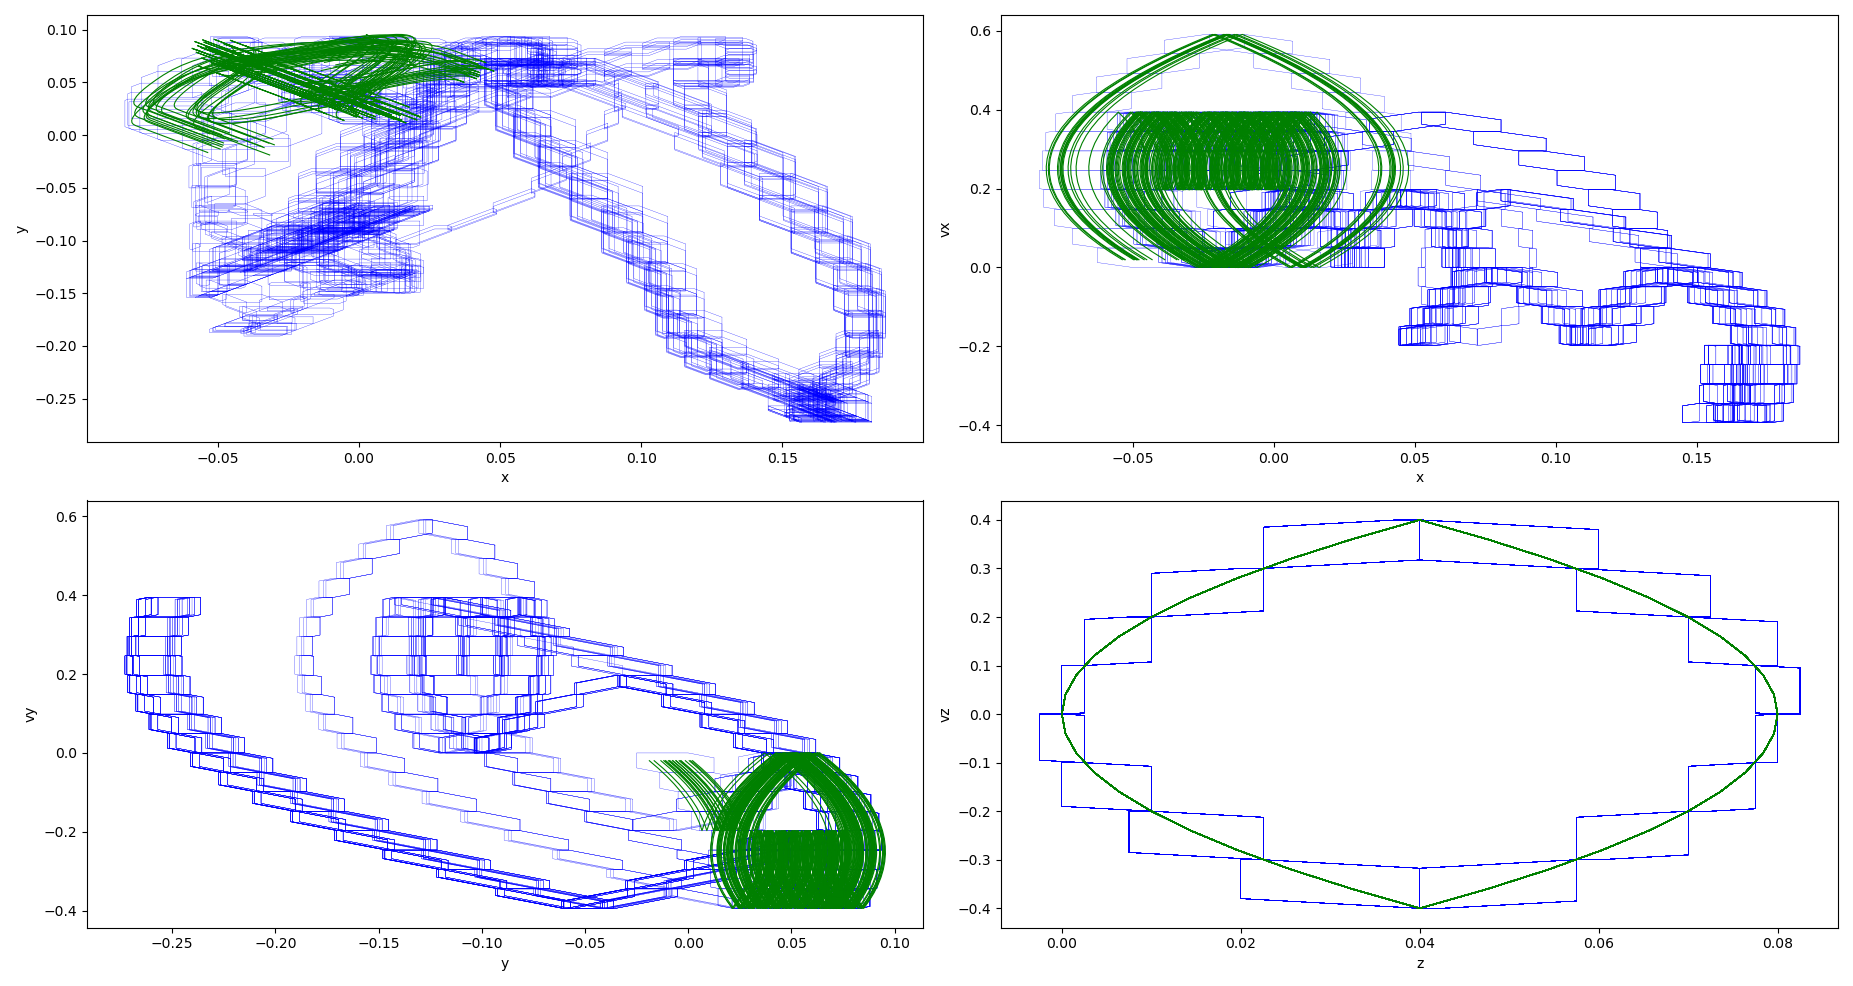

Source code (Python):
import tensorflow as tf
import numpy as np
import yaml
import math
import matplotlib.pyplot as plt
from tensorflow.keras.models import model_from_json

def load_yml_model(network = 'tanh20x20'):
    nn_verisig = network + '.yml'
    dnn_dict = {}
    with open(nn_verisig, 'r') as f:
        dnn_dict = yaml.load(f)

    layers = len(dnn_dict['activations'])
    input_size = len(dnn_dict['weights'][1][0])
    # output_size = len(dnn_dict['weights'][layers])

    tf_model = tf.keras.Sequential()
    for i in range(1, layers+1):
        input_shape = (len(dnn_dict['weights'][i][0]),)
        output_shape = len(dnn_dict['weights'][i])
        if dnn_dict['activations'][i] == 'Tanh':
            dnn_dict['activations'][i] = 'tanh'
        elif dnn_dict['activations'][i] == 'Sigmoid':
            dnn_dict['activations'][i] = 'sigmoid'
        elif dnn_dict['activations'][i] == 'Relu':
            dnn_dict['activations'][i] = 'relu'
        else:
            dnn_dict['activations'][i] = 'linear'
        layer = tf.keras.layers.Dense(output_shape, input_shape=input_shape, activation=dnn_dict['activations'][i])
        layer(tf.zeros((1, input_shape[0])))
        layer.set_weights([np.transpose(dnn_dict['weights'][i]), np.array(dnn_dict['offsets'][i])])
        tf_model.add(layer)
    return tf_model, input_size



def simulate_one_step(x, ctrl_model, ctrl_func, ctrl_step):
    simulate_step = 5e-5
    u = ctrl_func(x, ctrl_model)
    steps = int(ctrl_step/simulate_step)
    xs = np.zeros((10, len(x)))
    for i in range(steps):
        x_next = np.zeros_like(x)
        x_next[0] = x[0] + (x[3] - 0.25)*simulate_step
        x_next[1] = x[1] + (x[4] + 0.25)*simulate_step
        x_next[2] = x[2] + (x[5])*simulate_step
        x_next[3] = x[3] + (9.81*math.sin(u[0])/math.cos(u[0]))*simulate_step
        x_next[4] = x[4] + (-9.81*math.sin(u[1])/math.cos(u[1]))*simulate_step
        x_next[5] = x[5] + (-9.81+u[2])*simulate_step
        x = x_next
        if (i+1) % (steps//10) == 0:
            xs[(i+1)//(steps//10) - 1] = x
    xs[-1] = x
    return xs, u

def bangbang_ctrl(x, bangbang_model):
    table = tf.constant([
        [-0.1, -0.1, 7.81],
        [-0.1, -0.1, 11.81],
        [-0.1, 0.1, 7.81],
        [-0.1, 0.1, 11.81],
        [0.1, -0.1, 7.81],
        [0.1, -0.1, 11.81],
        [0.1, 0.1, 7.81],
        [0.1, 0.1, 11.81],
        ])
    scale = tf.constant([0.2, 0.2, 0.2, 0.1, 0.1, 0.1], dtype=tf.double)
    def _output(out):
        idxs = tf.math.argmax(out, 1)
        return tf.gather(table, idxs)
    
    x_t = tf.reshape(x, [1,-1])
    u = _output(bangbang_model(tf.math.multiply(x_t, scale))).numpy().flatten()
    return u


def simulation(ctrl_model, n_trajectory = 15, n_steps = 6, ctrl_step = 2e-1, interval = [20, 40]):
    fig, axs = plt.subplots(nrows=2,ncols=2)
    colors = ['k', 'g', 'r', 'c', 'm', 'y']
    # polar_res = read_gnuplot_file(filename = "autosig.plt")
    polar_res = read_gnuplot_file(filename = "polar_quadrotor_verisig_30_steps_x_y_1_0.05.plt")
    for octagon in polar_res:
        axs[0,0].plot(octagon[:, 0], octagon[:, 1], 'b', linewidth=0.2)
    polar_res = read_gnuplot_file(filename = "polar_quadrotor_verisig_30_steps_x_vx_1_0.05.plt")
    for octagon in polar_res:
        axs[0,1].plot(octagon[:, 0], octagon[:, 1], 'b', linewidth=0.2)
    polar_res = read_gnuplot_file(filename = "polar_quadrotor_verisig_30_steps_y_vy_1_0.05.plt")
    for octagon in polar_res:
        axs[1,0].plot(octagon[:, 0], octagon[:, 1], 'b', linewidth=0.2)
    polar_res = read_gnuplot_file(filename = "polar_quadrotor_verisig_30_steps_z_vz_1_0.05.plt")
    for octagon in polar_res:
        axs[1,1].plot(octagon[:, 0], octagon[:, 1], 'b', linewidth=0.2)
    for _ in range(n_trajectory):
        x0 = np.random.rand(6) * np.array([0.025, 0.025, 0, 0, 0, 0]) + np.array([-0.05, -0.025, 0, 0, 0, 0])
        print("Initial state:", x0)
        X = simulate_one_trajectory(x0, ctrl_model, bangbang_ctrl, n_steps, ctrl_step)
        for i in range(len(interval)):
            if i+1 < len(interval):
                axs[0,0].plot(X[interval[i]:interval[i+1]+1, 0], X[interval[i]:interval[i+1]+1, 1], colors[i%6], linewidth=0.8)
                axs[0,1].plot(X[interval[i]:interval[i+1]+1, 0], X[interval[i]:interval[i+1]+1, 3], colors[i%6], linewidth=0.8)
                axs[1,0].plot(X[interval[i]:interval[i+1]+1, 1], X[interval[i]:interval[i+1]+1, 4], colors[i%6], linewidth=0.8)
                axs[1,1].plot(X[interval[i]:interval[i+1]+1, 2], X[interval[i]:interval[i+1]+1, 5], colors[i%6], linewidth=0.8)
            else:
                axs[0,0].plot(X[interval[i]:, 0], X[interval[i]:, 1], colors[i%6], linewidth=0.8)
                axs[0,1].plot(X[interval[i]:, 0], X[interval[i]:, 3], colors[i%6], linewidth=0.8)
                axs[1,0].plot(X[interval[i]:, 1], X[interval[i]:, 4], colors[i%6], linewidth=0.8)
                axs[1,1].plot(X[interval[i]:, 2], X[interval[i]:, 5], colors[i%6], linewidth=0.8)
    # axs[0,0].set_xlim([-0.1,0.2])
    # axs[0,0].set_ylim([-0.3,0.1])
    # axs[0,1].set_xlim([-0.1,0.2])
    # axs[0,1].set_ylim([-0.4,0.6])
    # axs[1,0].set_xlim([-0.3,0.1])
    # axs[1,0].set_ylim([-0.4,0.6])
    # axs[1,1].set_xlim([-0.01,0.09])
    # axs[1,1].set_ylim([-0.4,0.4])
    axs[0,0].set_xlabel('x')
    axs[0,0].set_ylabel('y')
    axs[0,1].set_xlabel('x')
    axs[0,1].set_ylabel('vx')
    axs[1,0].set_xlabel('y')
    axs[1,0].set_ylabel('vy')
    axs[1,1].set_xlabel('z')
    axs[1,1].set_ylabel('vz')
    # axs[0,0].set_title('x-y')
    # axs[0,1].set_title('x-vx')
    # axs[1,0].set_title('y-vy')
    # axs[1,1].set_title('z-vz')
    plt.show()

def simulate_one_trajectory(x0, model, ctrl_func, n_steps = 6, ctrl_step = 2e-1):
    x = x0
    # x_min = x_max = x
    # u_min = u_max = ctrl_func(x, model)
    X = np.zeros((n_steps*10, 6))
    for i in range(n_steps):
        xs, u = simulate_one_step(x, model, ctrl_func, ctrl_step)
        x = xs[-1]
        X[i*10:(i+1)*10] = xs
    # print("x_min =", x_min, "\nx_max =", x_max)
    # print("u_min =", u_min, "\nu_max =", u_max)
    return X

def read_gnuplot_file(filename = "polar_quadrotor_verisig_30_steps_x_y_1_0.01.plt"):
    data = []
    with open("outputs/"+filename, 'r') as f:
        tmp = []
        for line in f:
            vs = line.strip()
            if not vs or vs[0].isalpha():
                if tmp:
                    data.append(np.array(tmp))
                    tmp = []
                continue
            else:
                vs = [float(v) for v in vs.split(' ')]
                tmp.append(vs)
        if tmp:
            data.append(np.array(tmp))
            tmp = []
    return data


    

if __name__ == '__main__':
    tf_model, input_size = load_yml_model(network='tanh20x20')
    simulation(tf_model, n_trajectory=20, n_steps=30, ctrl_step=2e-1, interval=[0, 0])
